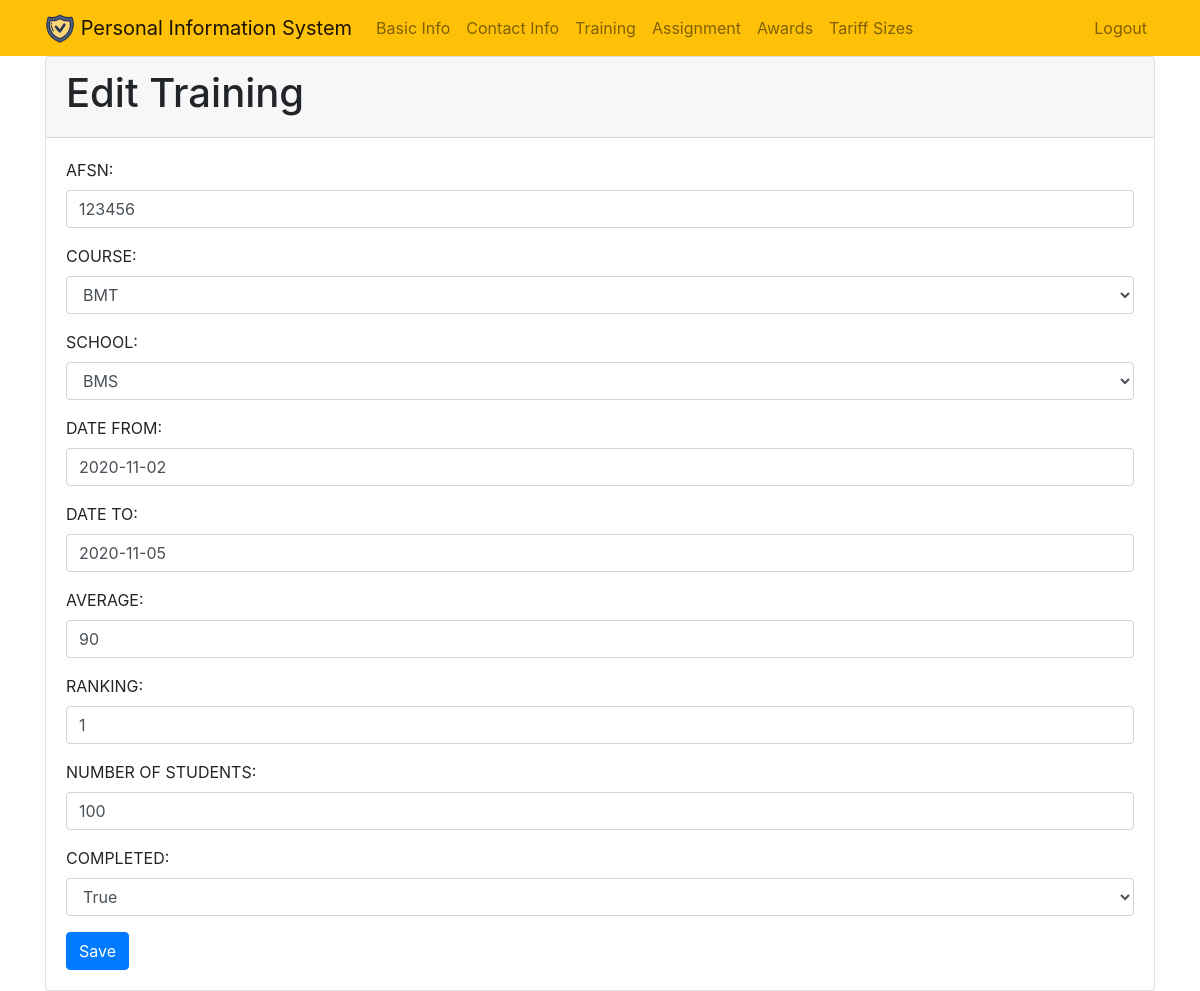
The app's page /training/edit/1 (signed in) with its own data.
### training/models.py (models this page shows, shortened)
class Training(models.Model):
	afsn = models.CharField(max_length=100, blank=True)
	course = models.ForeignKey(Course, on_delete=models.CASCADE)
	school = models.ForeignKey(School, on_delete=models.CASCADE)
	startdate = models.DateField(null=True, blank=True)
	enddate = models.DateField(null=True, blank=True)
	averagegrade = models.CharField(max_length=50, blank=True)
	ranking = models.CharField(max_length=20, blank=True)
	numberofstudents = models.CharField(max_length=20, blank=True)
	completed_choice = (
        ("True", "True"),
        ("False", "False"),
    )
	completed = models.CharField(choices=completed_choice, max_length=20, blank=True)
	user = models.ForeignKey(User, on_delete=models.CASCADE)

### training/views.py (the view, shortened to what this page needs)
# urls.py: path('edit/<int:pk>', views.trainingedit, name='trainingedit'),
@login_required
def trainingedit(request, pk):
    edit = get_object_or_404(Training, pk=pk, user=request.user)
    if request.method == 'GET':
        edit_forms = TrainingEditForm(instance=edit)
        return render(request, 'training/trainingedit.html', {'edit':edit, 'edit_forms':edit_forms})

### training/models.py (called while the page is built)
    def __str__(self):
        return self.coursename

    def __str__(self):
        return self.schoolname

### training/templates/training/trainingedit.html (shortened to what this page needs)
{% extends "basic_info/base.html" %}
{% block content %}
<div class="card">
    <div class="card-header">
        <h1>Edit Training</h1>
    </div>
    <div class="card-body">
        <form action="" method="POST">
        {{ edit_forms.as_p }}
        <button type="submit" class="btn btn-primary">Save</button>
        </form>
    </div>
</div>
{% endblock %}

### records on screen
Training: afsn "123456", course "BMT", school "BMS", startdate "2020-11-02", enddate "2020-11-05", averagegrade "90", ranking "1", numberofstudents "100", completed "True"
